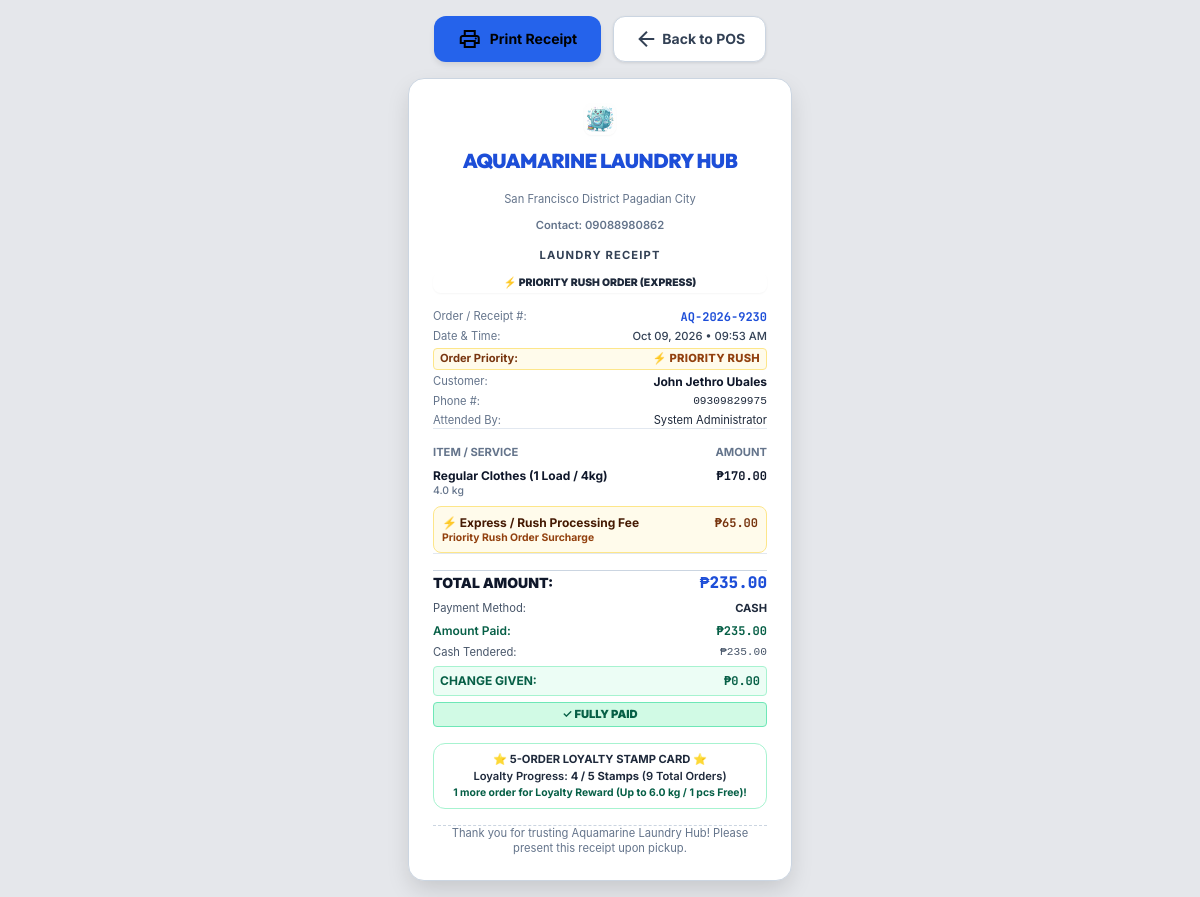
The app's page /pages/receipt.php?token=2 with its own data.
### tables this page shows
CREATE TABLE settings (
            setting_key TEXT PRIMARY KEY,
            setting_value TEXT
        );

CREATE TABLE orders (
            id INTEGER PRIMARY KEY AUTOINCREMENT,
            tracking_number TEXT UNIQUE NOT NULL,
            customer_id INTEGER NOT NULL,
            total_weight REAL DEFAULT 0.0,
            subtotal REAL DEFAULT 0.0,
            discount REAL DEFAULT 0.0,
            total_amount REAL DEFAULT 0.0,
            paid_amount REAL DEFAULT 0.0,
            payment_status TEXT DEFAULT 'Pending',
            order_status TEXT DEFAULT 'Pending',
            estimated_pickup DATETIME,
            rack_location TEXT,
            notes TEXT,
            driver_name TEXT,
            created_by INTEGER,
            created_at DATETIME DEFAULT CURRENT_TIMESTAMP, payment_method TEXT DEFAULT 'Cash', reference_no TEXT, service_type TEXT DEFAULT 'walk_in', delivery_fee REAL DEFAULT 0.0, delivery_address TEXT, receipt_token TEXT,
            FOREIGN KEY (customer_id) REFERENCES customers(id)
        );

CREATE TABLE customers (
            id INTEGER PRIMARY KEY AUTOINCREMENT,
            customer_code TEXT UNIQUE NOT NULL,
            name TEXT NOT NULL,
            contact TEXT DEFAULT 'N/A',
            email TEXT,
            address TEXT,
            created_at DATETIME DEFAULT CURRENT_TIMESTAMP
        );

CREATE TABLE users (
            id INTEGER PRIMARY KEY AUTOINCREMENT,
            username TEXT UNIQUE NOT NULL,
            password_hash TEXT NOT NULL,
            full_name TEXT NOT NULL,
            role TEXT NOT NULL DEFAULT 'cashier',
            cashier_id_number TEXT,
            status TEXT NOT NULL DEFAULT 'active',
            created_at DATETIME DEFAULT CURRENT_TIMESTAMP
        );

CREATE TABLE order_items (
            id INTEGER PRIMARY KEY AUTOINCREMENT,
            order_id INTEGER NOT NULL,
            service_id INTEGER NOT NULL,
            item_details TEXT,
            weight_kg REAL DEFAULT 0.0,
            qty INTEGER DEFAULT 1,
            unit_price REAL NOT NULL,
            subtotal REAL NOT NULL,
            FOREIGN KEY (order_id) REFERENCES orders(id) ON DELETE CASCADE
        );

CREATE TABLE payments (
            id INTEGER PRIMARY KEY AUTOINCREMENT,
            order_id INTEGER NOT NULL,
            amount REAL NOT NULL,
            tendered_amount REAL DEFAULT 0.0,
            payment_method TEXT DEFAULT 'Cash',
            reference_no TEXT,
            received_by INTEGER,
            payment_date DATETIME DEFAULT CURRENT_TIMESTAMP,
            FOREIGN KEY (order_id) REFERENCES orders(id)
        );

### pages/receipt.php (the view, shortened to what the rows shown need)
<?php
require_once __DIR__ . '/app/Database.php';
require_once __DIR__ . '/app/OrderService.php';
$orderService = new OrderService();
$db = Database::getInstance();
$token = trim($_GET['token'] ?? '');
$id = (int)($_GET['id'] ?? 0);
$orderQuery = trim($_GET['order'] ?? ($_GET['tracking'] ?? ''));
$ord = null;
if (!empty($token)) {
    $ord = $db->fetch("
        SELECT o.*, c.name as customer_name, c.contact as customer_contact, c.address as customer_address, u.full_name as cashier_name
        FROM orders o
        JOIN customers c ON o.customer_id = c.id
        LEFT JOIN users u ON o.created_by = u.id
        WHERE o.receipt_token = ? OR o.tracking_number = ? OR o.id = ?
    ", [$token, $token, is_numeric($token) ? (int)$token : 0]);
}
$orderId = (int)$ord['id'];
$items = $db->fetchAll("
    SELECT oi.*, s.service_name
    FROM order_items oi
    LEFT JOIN services s ON oi.service_id = s.id
    WHERE oi.order_id = ?
", [$orderId]);
$payments = $db->fetchAll("SELECT * FROM payments WHERE order_id = ? ORDER BY id ASC", [$orderId]);
$latestPayment = !empty($payments) ? end($payments) : null;
$amountPaid = (float)$ord['paid_amount'];
$totalAmount = (float)$ord['total_amount'];
$tenderedAmount = (float)($latestPayment['tendered_amount'] ?? 0);
$change = max(0, $tenderedAmount - $amountPaid);
$custOrdersCount = (int)($db->fetch("SELECT COUNT(*) as cnt FROM orders WHERE customer_id = ? AND order_status IN ('Completed', 'Claimed', 'Claimed / Completed', 'Ready for Pickup', 'Out for Delivery', 'Delivered', 'Delivered / Completed')", [$ord['customer_id']])['cnt'] ?? 0);
$targetStamps = max(1, (int)($orderService->getSetting('loyalty_stamps_target', '11')));
$loyaltyRemainder = $custOrdersCount % $targetStamps;
$loyaltyStamps = ($custOrdersCount > 0 && $loyaltyRemainder === 0) ? $targetStamps : $loyaltyRemainder;
$paymentMethod = $latestPayment['payment_method'] ?? ($ord['payment_method'] ?? 'Cash');
$shopName = $orderService->getSetting('shop_name', 'AQUAMARINE LAUNDRY');
$shopAddress = $orderService->getSetting('shop_address', '123 Rizal Ave, Metro Manila');
$shopPhone = $orderService->getSetting('shop_phone', '0917-123-4567');
$receiptFooter = $orderService->getSetting('receipt_footer', 'Thank you for trusting Aquamarine Laundry! Please present this receipt upon pickup.');
$isExpressOrder = (!empty($ord['is_express']) && $ord['is_express'] == 1)
    || (stripos($ord['notes'] ?? '', 'EXPRESS') !== false)
    || (stripos($ord['notes'] ?? '', 'RUSH') !== false);
?>
<!DOCTYPE html>
<html lang="en">
<head>
    <link href="assets/css/offline-tailwind.css" rel="stylesheet"/>
</head>
<body class="min-h-screen p-4 flex flex-col items-center justify-center text-gray-800">
    <div class="receipt-paper bg-white max-w-sm w-full p-6 rounded-2xl border border-gray-300 shadow-lg text-xs space-y-4">
        <div class="text-center space-y-1">
            <img src="assets/img/logo.png" alt="Aquamarine Logo" class="object-contain mx-auto mb-1 rounded-lg shadow-2xs" style="width: 32px; height: 32px; max-width: 32px; max-height: 32px;">
            <h2 class="text-xl font-black tracking-tight text-blue-700 uppercase"><?= htmlspecialchars($shopName) ?></h2>
            <p class="text-2xs text-gray-500"><?= htmlspecialchars($shopAddress) ?></p>
            <p class="text-2xs text-gray-500 font-semibold">Contact: <?= htmlspecialchars($shopPhone) ?></p>
            <div class="pt-2 space-y-1">
                <span class="border-y border-dashed border-gray-400 py-1 px-4 inline-block font-bold text-2xs uppercase text-gray-700 tracking-widest">
                </span>
                <?php if ($isExpressOrder): ?>
                    <div class="mt-1 bg-amber-600 text-white font-black py-1 px-3 rounded-lg text-center text-3xs uppercase tracking-wider shadow-2xs flex items-center justify-center gap-1">
                    </div>
                <?php endif; ?>
            </div>
        </div>
        <div class="space-y-1 text-2xs border-b border-gray-200 pb-3">
            <div class="flex justify-between">
                <span class="text-gray-500">Order / Receipt #:</span>
                <strong class="font-mono-num font-bold text-blue-700 text-xs"><?= htmlspecialchars($ord['tracking_number']) ?></strong>
            </div>
            <div class="flex justify-between">
                <span class="text-gray-500">Date & Time:</span>
                <span class="font-medium text-gray-700"><?= date('M d, Y • h:i A', strtotime($ord['created_at'])) ?></span>
            </div>
            <?php if ($isExpressOrder): ?>
                <div class="flex justify-between text-amber-900 font-bold bg-amber-50 px-1.5 py-0.5 rounded border border-amber-200">
                </div>
            <?php endif; ?>
            <div class="flex justify-between">
                <span class="text-gray-500">Customer:</span>
                <strong class="font-bold text-gray-900 text-xs"><?= htmlspecialchars($ord['customer_name']) ?></strong>
            </div>
            <div class="flex justify-between">
                <span class="text-gray-500">Phone #:</span>
                <span class="font-mono-num"><?= htmlspecialchars($ord['customer_contact'] ?: 'N/A') ?></span>
            </div>
            <div class="flex justify-between">
                <span class="text-gray-500">Attended By:</span>
                <span><?= htmlspecialchars($ord['cashier_name'] ?: 'Staff') ?></span>
            </div>
        </div>
        <div class="space-y-2 border-b border-gray-200 pb-3">
            <div class="flex justify-between font-bold text-gray-500 text-2xs uppercase tracking-wider">
            </div>
            <?php foreach ($items as $it):
                $displayName = !empty($it['item_details']) ? $it['item_details'] : ($it['service_name'] ?: 'Laundry Service');
                $isExpressItem = (stripos($displayName, 'Express') !== false || stripos($displayName, 'Rush') !== false);
                $displayName = preg_replace('/^Add-on:\s*/i', '', $displayName);
                $weightKg = (float)($it['weight_kg'] ?? 0);
                $qty = max(1, (int)($it['qty'] ?? 1));
                $weightQtyStr = $weightKg > 0 ? number_format($weightKg, 1) . ' kg' : ($qty > 1 ? $qty . ' pcs' : '1 pc');
            ?>
                <div class="flex justify-between items-start text-xs <?= $isExpressItem ? 'bg-amber-50 p-2 rounded-lg border border-amber-200 text-amber-950 font-bold' : '' ?>">
                    <div>
                        <div class="font-bold <?= $isExpressItem ? 'text-amber-950' : 'text-gray-900' ?>"><?= htmlspecialchars($displayName) ?></div>
                        <div class="text-3xs <?= $isExpressItem ? 'text-amber-800 font-bold' : 'text-gray-500 font-medium' ?>">
                            <?= $isExpressItem ? 'Priority Rush Order Surcharge' : ($weightQtyStr . ' ' . (($it['unit_price'] ?? 0) > 0 && $weightKg <= 0 ? '(@ ₱' . number_format($it['unit_price'], 2) . ')' : '')) ?>
                        </div>
                    </div>
                    <div class="font-mono-num font-bold <?= $isExpressItem ? 'text-amber-900' : 'text-gray-900' ?>">₱<?= number_format($it['subtotal'], 2) ?></div>
                </div>
            <?php endforeach; ?>
        </div>
        <div class="space-y-1.5 text-xs">
            <div class="flex justify-between items-center text-sm font-black text-gray-900 border-t border-gray-300 pt-2">
                <span>TOTAL AMOUNT:</span>
                <span class="font-mono-num text-blue-700 text-base">₱<?= number_format($totalAmount, 2) ?></span>
            </div>
            <div class="flex justify-between text-gray-600 text-2xs pt-1">
                <span>Payment Method:</span>
                <strong class="uppercase font-bold text-gray-800"><?= htmlspecialchars($paymentMethod) ?></strong>
            </div>
            <div class="flex justify-between text-emerald-800 font-semibold">
                <span>Amount Paid:</span>
                <span class="font-mono-num font-bold">₱<?= number_format($amountPaid, 2) ?></span>
            </div>
            <?php if ($tenderedAmount > 0 && $tenderedAmount >= $amountPaid): ?>
                <div class="flex justify-between text-gray-600 text-2xs">
                    <span>Cash Tendered:</span>
                    <span class="font-mono-num">₱<?= number_format($tenderedAmount, 2) ?></span>
                </div>
                <div class="flex justify-between text-emerald-800 font-bold bg-emerald-50 p-1.5 rounded border border-emerald-200">
                    <span>CHANGE GIVEN:</span>
                    <span class="font-mono-num">₱<?= number_format($change, 2) ?></span>
                </div>
            <?php endif; ?>
            <div class="pt-1">
            </div>
        </div>
        <div class="bg-emerald-50/80 border border-emerald-200 p-2 rounded-xl text-center text-2xs space-y-0.5">
            <div class="font-bold text-emerald-950 flex items-center justify-center gap-1">
                ⭐ <?= $targetStamps ?>-ORDER LOYALTY STAMP CARD ⭐
            </div>
            <?php if ((float)$ord['discount'] > 0 && (float)$ord['total_amount'] == 0): ?>
                <div class="text-emerald-800 font-bold">🎁 LOYALTY REWARD DISCOUNT APPLIED!</div>
            <?php else: ?>
                <div class="text-gray-800 font-semibold">Loyalty Progress: <strong><?= $loyaltyStamps ?> / <?= $targetStamps ?> Stamps</strong> (<?= $custOrdersCount ?> Total Orders)</div>
                <div class="text-3xs text-emerald-800 font-bold"><?= max(0, $targetStamps - $loyaltyStamps) ?> more order<?= max(0, $targetStamps - $loyaltyStamps) === 1 ? '' : 's' ?> for Loyalty Reward (Up to <?= htmlspecialchars($orderService->getSetting('loyalty_max_kg', '8.0')) ?> kg / <?= htmlspecialchars($orderService->getSetting('loyalty_max_piece', '5')) ?> pcs Free)!</div>
            <?php endif; ?>
        </div>
        <div class="text-center text-2xs text-gray-500 italic border-t border-dashed border-gray-300 pt-3">
            <?= htmlspecialchars($receiptFooter) ?>
        </div>
    </div>
</body>
</html>

### records on screen
settings: setting_value "AQUAMARINE LAUNDRY HUB"
settings: setting_value "San Francisco District Pagadian City"
settings: setting_value "09088980862"
orders: tracking_number "AQ-2026-9230", created_at "Oct 09, 2026 • 09:53 AM", customer.name "John Jethro Ubales", customer.contact "09309829975", users.full_name "System Administrator", total_amount "235.00", paid_amount "235.00"
order_items: item_details "Regular Clothes (1 Load / 4kg)", weight_kg "4.0 kg", subtotal "170.00"
order_items: item_details "⚡ Express / Rush Processing Fee", shows "Priority Rush Order Surcharge", subtotal "65.00"
payments: payment_method "CASH", tendered_amount "235.00", tendered_amount.paid_amount "0.00"
settings: setting_value "5"
settings: setting_value "6.0"
settings: setting_value "1"
settings: setting_value "Thank you for trusting Aquamarine Laundry Hub! Please present this receipt upon pickup."

### other values on screen
$loyaltyStamps "4"
$custOrdersCount "9"
max(0, $targetStamps - $loyaltyStamps) "1"
